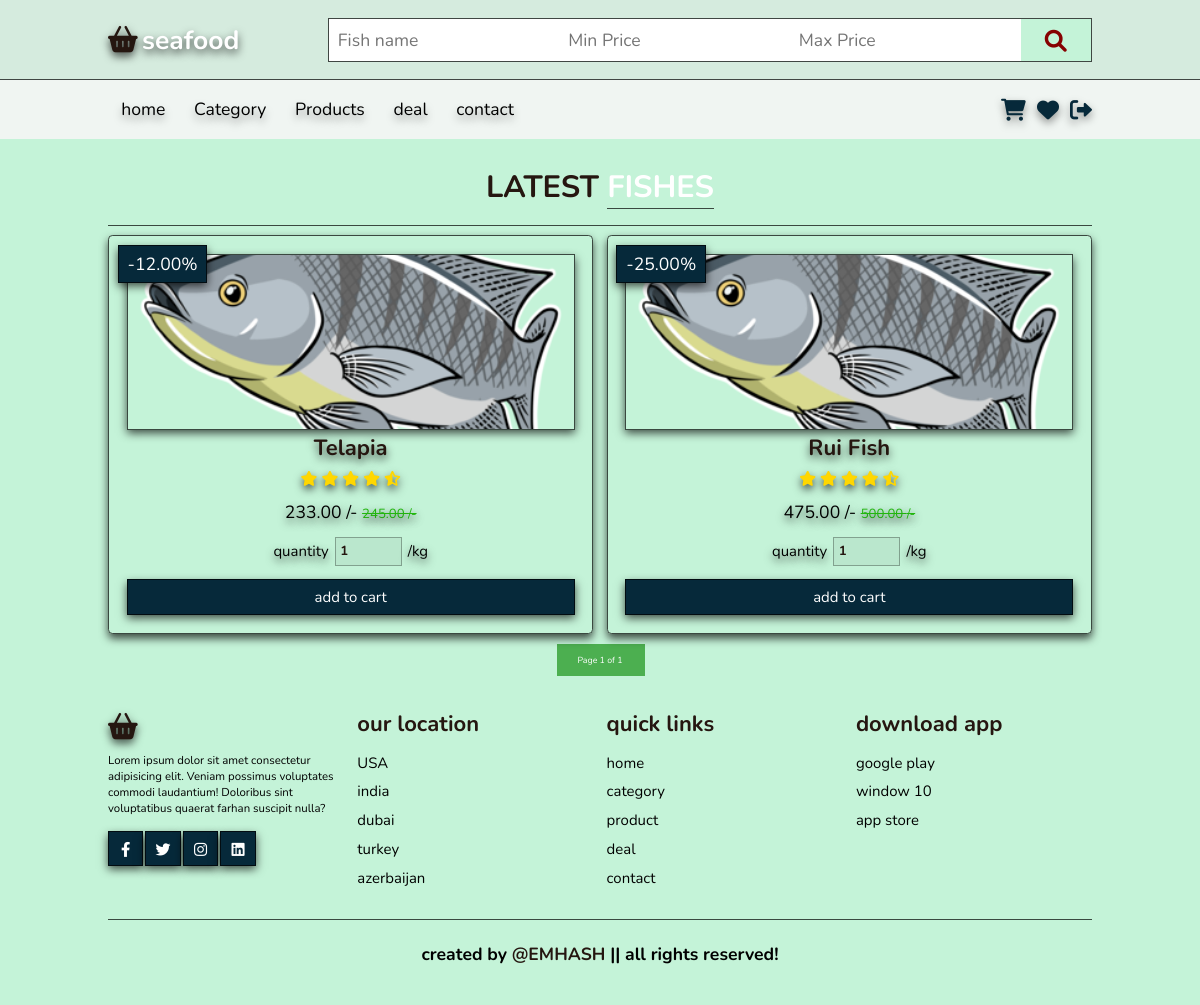
The page /products/ (signed in) on the database as committed earlier.
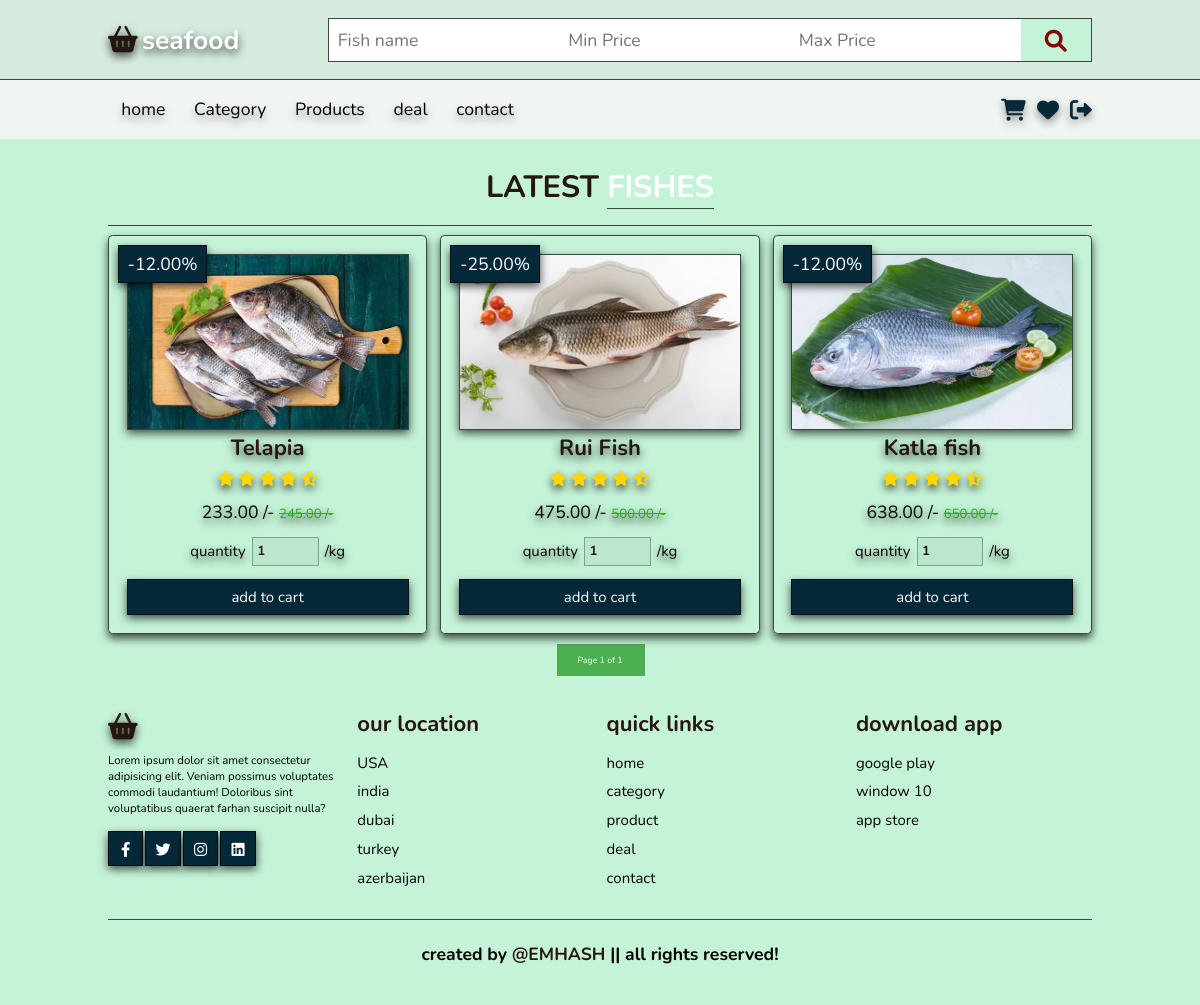
The same page on the database as committed later.
### market/models.py (models this page shows, shortened)
class CommonBaseModel(models.Model):
    uid = models.UUIDField(primary_key=True, default= uuid.uuid4, editable=False)
    created_at = models.DateTimeField(auto_now_add=True)
    updated_at = models.DateTimeField(auto_now=True)
    class Meta:
        abstract = True

class Fish(CommonBaseModel):
    name = models.CharField(max_length=100)
    image = models.ImageField(upload_to="Fishes")
    price = models.DecimalField(max_digits=10, decimal_places=2)
    category = models.ForeignKey(Category, on_delete=models.CASCADE)
    discount = models.DecimalField(max_digits=5, decimal_places=2, blank=True, null=True)
    def discounted_price(self):
        if self.discount:
            return self.price - self.discount
        else:
            return self.price

### market/views.py (the view)
# urls.py: path("products/", views.products, name="products" ),
def products(request):
    fishes = Fish.objects.all().order_by('price')
    obj = ObjectMaster(request=request,the_query=fishes)
    search,filtered = obj.Searching(FilteredQuery=FishFilter)
    pg = obj.Paginate(query=filtered ,no_of_object=50)
    context ={
        "fishes":pg,
        "searching":search,
    }
    return render(request, "frontend/products.html", context)

### market/shortcuts.py (called while the page is built)
def common_data(request):
    profile = request.user.profile
    context ={
        "cart_item":CartItem.objects.filter(user=profile, purchased = False).count(),
        "fav_item": Favorite.objects.filter(user = profile).count()
    }
    return context

    def Paginate(self, query=None , no_of_object = 5):
        if query is None:
            query=self.the_query
        '''In this method pass how many object per page you want to show if you wish. '''
        if self.the_query:
            pg = Paginator( query, no_of_object)
            page_number = self.request.GET.get('page')
            q_per_page = pg.get_page(page_number)
        else:
            q_per_page = None
            print("Add an object to perform pagination adding.")
        return q_per_page

    def Searching(self, FilteredQuery):
        if self.the_query:
            search_option = FilteredQuery(self.request.GET, queryset=self.the_query)
            filtered_query = search_option.qs
        else:
            search_option = None
            filtered_query = None
            print('Add a query object as constructor.')
        return search_option , filtered_query

### templates/frontend/products.html (shortened to what this page needs)
{% extends "frontend/base/base.html" %}
{% load static %}
{% block content %}
<section class="product" id="product">
    <h1 class="heading">latest <span>Fishes</span></h1>
    <div class="box-container">
        {% for row in fishes %}
        <div class="box">
            <span class="discount">-{{ row.discount }}%</span>
            <img decoding="async" src="{{ row.image.url }}" alt="">
            <h3>{{ row.name }}</h3>
            <div class="stars">
                <i class="fas fa-star"></i>
                <i class="fas fa-star"></i>
                <i class="fas fa-star"></i>
                <i class="fas fa-star"></i>
                <i class="fas fa-star-half-alt"></i>
            </div>
            <div class="price">{{ row.discounted_price }} /- <span>{{ row.price }} /-</span></div>
            <div class="quantity">
                <span>quantity</span>
                <input type="number" min="1" max="1000" value="1">
                <span> /kg </span>
            </div>
            <a href="{% url 'cart_view' row.uid %}" class="btn">add to cart</a>
        </div>
        {% endfor %}
    </div>
    <div class="pagination d-flex justify-content-between align-items-center">
        <span class="current text-muted">
          Page {{ fishes.number }} of {{ fishes.paginator.num_pages }}
        </span>
      </div>
</section>
{% endblock content %}

Rows that differ between the two databases and show on the page:
changed Fish "Telapia": image: a different picture
changed Fish "Rui Fish": image: a different picture
added Fish: discount "12.00", image (picture), name "Katla fish", discounted_price "638.00", price "650.00"
